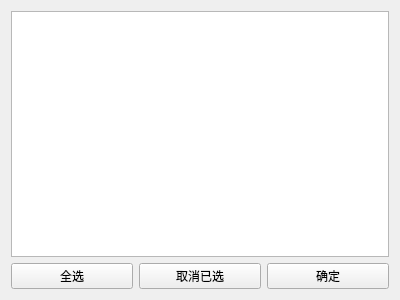
<?xml version="1.0" encoding="UTF-8"?>
<ui version="4.0">
 <class>ShareFile</class>
 <widget class="QWidget" name="ShareFile">
  <property name="geometry">
   <rect>
    <x>0</x>
    <y>0</y>
    <width>400</width>
    <height>300</height>
   </rect>
  </property>
  <property name="windowTitle">
   <string>分享文件</string>
  </property>
  <layout class="QVBoxLayout" name="verticalLayout_2">
   <item>
    <widget class="QListWidget" name="friend_LW">
     <property name="selectionMode">
      <enum>QAbstractItemView::MultiSelection</enum>
     </property>
    </widget>
   </item>
   <item>
    <layout class="QHBoxLayout" name="horizontalLayout">
     <item>
      <widget class="QPushButton" name="allSelect_PB">
       <property name="text">
        <string>全选</string>
       </property>
      </widget>
     </item>
     <item>
      <widget class="QPushButton" name="cancelAllSelect_PB">
       <property name="text">
        <string>取消已选</string>
       </property>
      </widget>
     </item>
     <item>
      <widget class="QPushButton" name="ok_PB">
       <property name="text">
        <string>确定</string>
       </property>
      </widget>
     </item>
    </layout>
   </item>
  </layout>
 </widget>
 <resources/>
 <connections/>
</ui>
